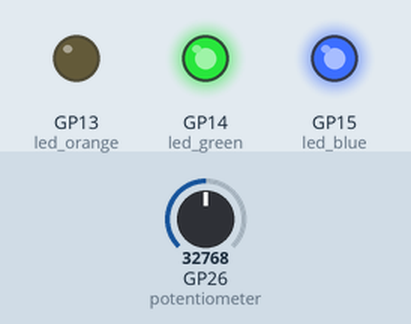
This program was run on a simulated Raspberry Pi Pico running MicroPython. Parts: output pins drawn as LEDs (lit = HIGH). The inputs (shaded band) are chosen by the test bench; at power-on: GP26 (potentiometer) = 32768 (analog values on the 0–65535 scale).

Above: at 1.2 s.
1.3 s: GP26 (potentiometer) set to 32352
At 2.3 s:
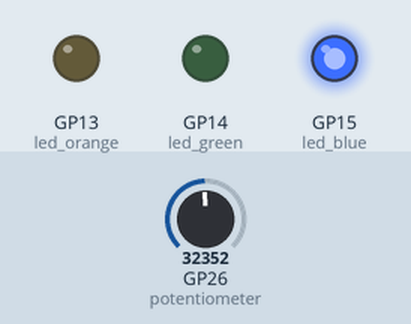
2.8 s: GP26 (potentiometer) set to 17472
4.3 s: GP26 (potentiometer) set to 15680
At 5.5 s:
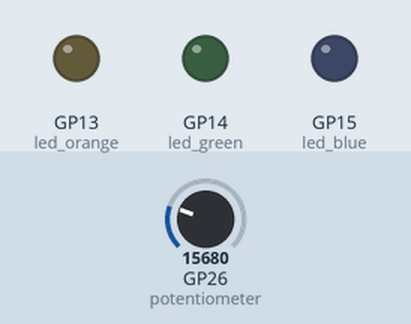
5.8 s: GP26 (potentiometer) set to 57670
At 7.0 s:
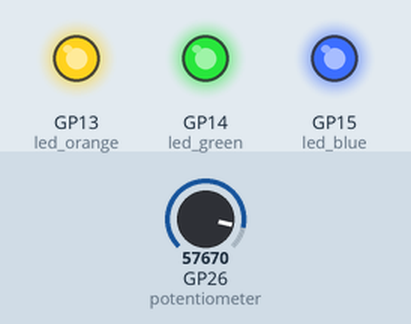
7.3 s: GP26 (potentiometer) set to 50224
8.8 s: GP26 (potentiometer) set to 48288
At 9.1 s:
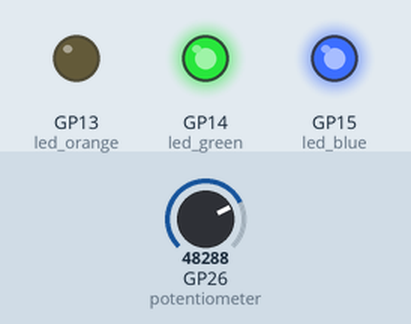
Timing chart, 0 to 11.3 s (numbered marks = the images above; inputs shaded):
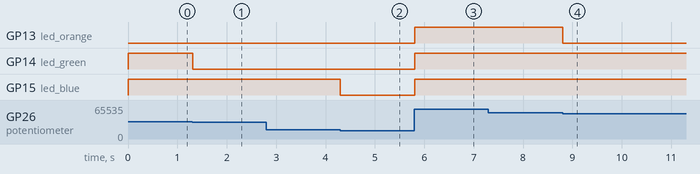

Measured:
- the behaviour switches between 32768 and 32752 on GP26 (potentiometer) (found by bisection; images 0 and 1)
- the behaviour switches between 16384 and 16368 on GP26 (potentiometer) (found by bisection; images 1 and 2)
- the behaviour switches between 49152 and 49136 on GP26 (potentiometer) (found by bisection; images 3 and 4)
- after the input at 1.3 s, GP14 (led_green): HIGH → LOW at once
- after the input at 2.8 s, every drawn part: stays the same
- after the input at 4.3 s, GP15 (led_blue): HIGH → LOW at once
- after the input at 5.8 s, GP13 (led_orange), GP14 (led_green), GP15 (led_blue): LOW → HIGH at once
- after the input at 7.3 s, every drawn part: stays the same
- after the input at 8.8 s, GP13 (led_orange): HIGH → LOW at once

The program:

Potentiometer.py
```python
from machine import ADC, Pin
from utime import sleep

conversion_factor = 3.3 / 65535
increment = 3.3 / 4
potentiometer = ADC(26)
led_blue = Pin(15, Pin.OUT)
led_green = Pin(14, Pin.OUT)
led_orange = Pin(13, Pin.OUT)

while True:
    voltage = potentiometer.read_u16() * conversion_factor
#     print(voltage)
    if voltage < increment:
        led_blue.value(0)
        led_green.value(0)
        led_orange.value(0)
    elif voltage < increment * 2:
        led_blue.value(1)
        led_green.value(0)
        led_orange.value(0)
    elif voltage < increment * 3:
        led_blue.value(1)
        led_green.value(1)
        led_orange.value(0)
    elif voltage < increment * 4:
        led_blue.value(1)
        led_green.value(1)
        led_orange.value(1)
    sleep(.02)
```
